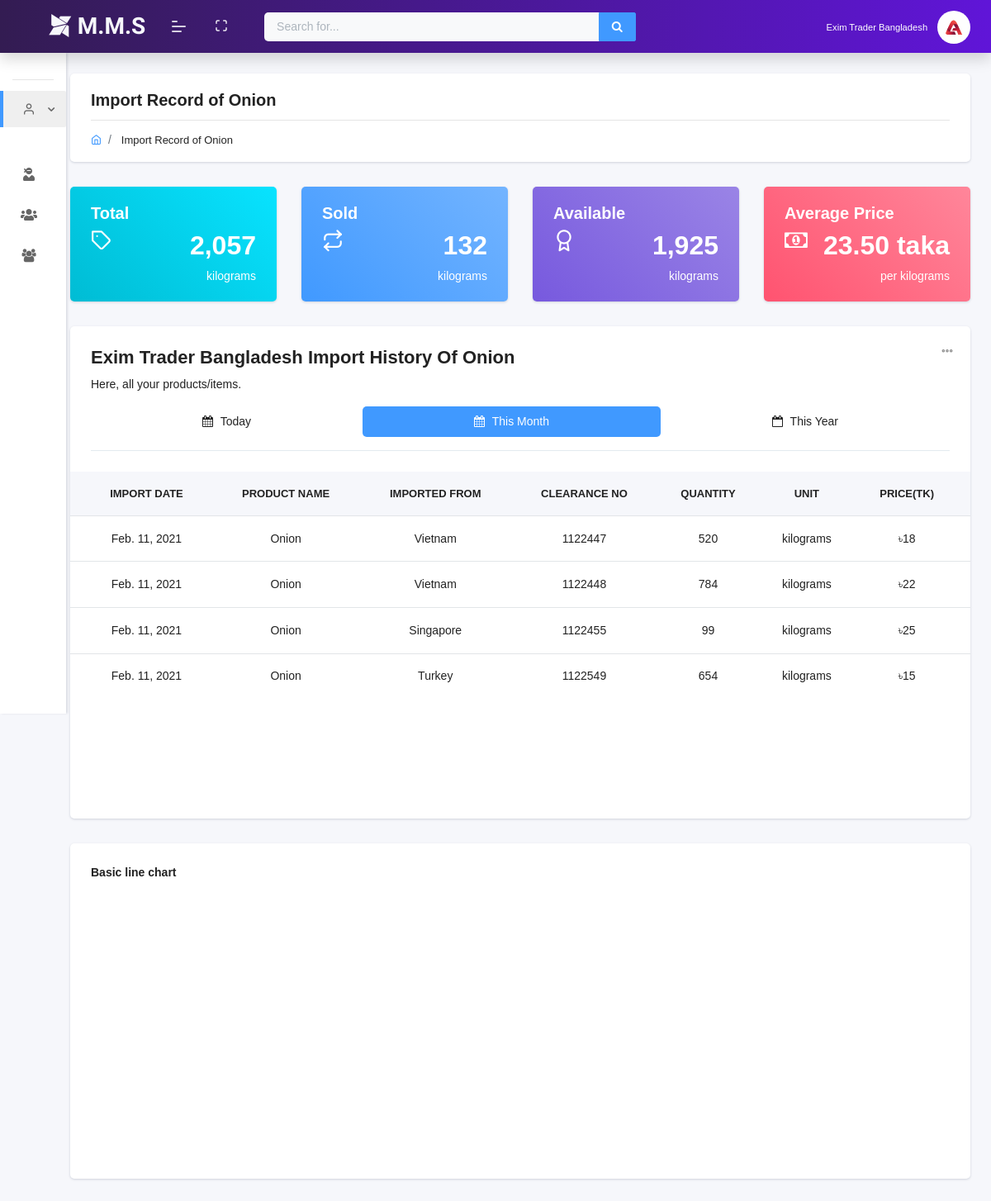
The app's page /import-record/1/month (signed in), older data.
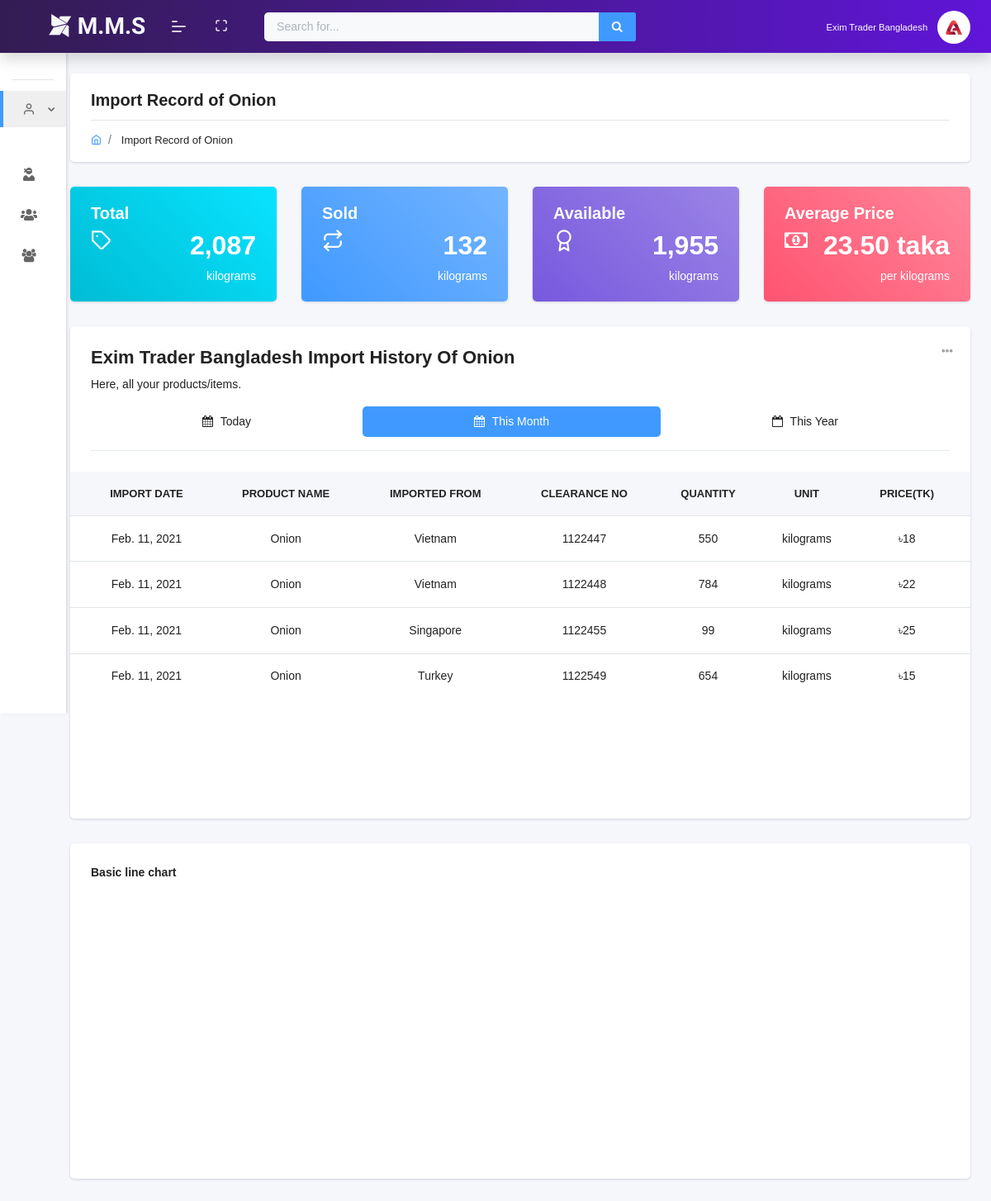
The same page, newer data.
### lenden/models.py (models this page shows, shortened)
class Chalan(models.Model):
    owner = models.ForeignKey(User, on_delete=models.CASCADE)
    product = models.ForeignKey(Product, on_delete=models.CASCADE)
    quantity = models.PositiveBigIntegerField(error_messages={
        'required': "Quantity must be provided"})
    unit = models.CharField(choices=UNIT, max_length=10,
                            blank=True, null=True, default="")
    imported_from = models.CharField(max_length=200)
    customs_clearance_no = models.PositiveBigIntegerField(unique=True, error_messages={
        'unique': "A user with that email already exists.",
    }, null=True, blank=True)
    price = models.PositiveIntegerField()
    import_date = models.DateField()
    created_at = models.DateField(auto_now_add=True)

class Product(models.Model):
    name = models.CharField(max_length=50)
    icon = models.ImageField(default='product.png', upload_to='product_images')

### lenden/views.py (the view, shortened to what this page needs)
# urls.py: path('import-record/<int:pro_id>/<str:time>', ImportRecordView.as_view(),
class ImportRecordView(ListView):
    model = Chalan
    template_name = 'lenden/import_product_details.html'
    context_object_name = 'chalans'
    def get_queryset(self):
        self.id = get_object_or_404(Product, id=self.kwargs['pro_id'])
        return Product.objects.filter(id=self.request.user.id)
    def get_context_data(self, **kwargs):
        context = super().get_context_data(**kwargs)
        time = self.kwargs['time']
        today = strftime("%d")
        month = strftime('%m')
        print(month)
        year = strftime('%Y')
        print(year)
        if not self.request.user.role == '':
            if time == 'today':
                print("TODAYS DATA IS SHOWING")
                my_chalan_for_individual_product = Chalan.objects.filter(
                    owner=self.request.user, product=self.id, import_date__day=today)
                average_price = Chalan.objects.filter(
                    owner=self.request.user, product=self.id, import_date__day=today).aggregate(Avg('price'))['price__avg']
                print(average_price)
                print("This is type", type(average_price))
                user_product_total_quantity = Chalan.objects.filter(
                    owner=self.request.user, product=self.id, import_date__day=today).aggregate(Sum('quantity'))['quantity__sum']
                user_total_sell_product_quantity = SellProduct.objects.filter(
                    seller=self.request.user, product=self.id, sell_date__day=today).aggregate(Sum('quantity'))['quantity__sum']
                unit_for_chalan = Chalan.objects.filter(
                    owner=self.request.user, product=self.id).values('unit').first()['unit']
            elif time == 'month':
                print("THIS MONTH DATA IS SHOWING")
                my_chalan_for_individual_product = Chalan.objects.filter(
                    owner=self.request.user, product=self.id, import_date__month=month)
                average_price = SellProduct.objects.filter(
                    seller=self.request.user, product=self.id, sell_date__month=month).aggregate(Avg('price'))['price__avg']
                user_product_total_quantity = Chalan.objects.filter(
                    owner=self.request.user, product=self.id, import_date__month=month).aggregate(Sum('quantity'))['quantity__sum']
                user_total_sell_product_quantity = SellProduct.objects.filter(
                    seller=self.request.user, product=self.id, sell_date__month=month).aggregate(Sum('quantity'))['quantity__sum']
                unit_for_chalan = Chalan.objects.filter(
                    owner=self.request.user, product=self.id).values('unit').first()['unit']
            if user_product_total_quantity == None:
                user_product_total_quantity = 0
            if user_total_sell_product_quantity == None:
                user_total_sell_product_quantity = 0
            context['product'] = Product.objects.filter(
                id=self.kwargs['pro_id']).first()
            context['total'] = user_product_total_quantity
            context['unit'] = unit_for_chalan
            context['sold'] = user_total_sell_product_quantity
            context['available'] = (user_product_total_quantity -
                                    user_total_sell_product_quantity)
            if average_price != None:
                context['average'] = f"{average_price:.2f}"
            else:
                context['average'] = 0
            context['chalans'] = my_chalan_for_individual_product
        return context

### templates/lenden/import_product_details.html (shortened to what this page needs)
{% extends "layouts/base.html" %} {% load static %}
{% block content %}
<div class="page-header">
  <div class="page-block">
    <div class="row align-items-center">
      <div class="col-md-12">
        <div class="page-header-title">
          <h5 class="m-b-10">
            {% if request.user.role == 'importer' %} Import {% else %} Buys
            {% endif %} Record of {{product.name}}
          </h5>
        </div>
        <ul class="breadcrumb">
          <li class="breadcrumb-item">
            <a href="{% url 'accounts:home' %}"
              ><i class="feather icon-home"></i
            ></a>
          </li>
          <li class="breadcrumb-item">
            <a href="#"
              >{% if request.user.role == 'importer' %} Import {% else %} Buys
              {% endif %} Record of {{product.name}}</a
            >
          </li>
        </ul>
      </div>
    </div>
  </div>
</div>
<div class="row">{% include 'includes/product/card.html' %}</div>
<div id="product_table" class="row">
  {% include 'includes/product/import_product_table.html' %}
</div>
<div id="product_chart" class="row">
  {% include "includes/product/import_product_chart.html" %}
</div>
{% endblock content %}

### templates/includes/product/import_product_table.html (shortened to what this page needs)
{% load humanize %}
<div class="col-12">
    <div class="card table-card">
        <div class="card-header">
            <h4>{{ request.user.username }} Import History Of <span id='product_name'>{{product.name}}</span></h4>
            <span class="d-block m-t-5">Here, all your products/items.</span></h5>
            <div class="card-header-right">
                <div class="btn-group card-option">
                    <button type="button" class="btn dropdown-toggle" data-toggle="dropdown" aria-haspopup="true" aria-expanded="false">
                <i class="feather icon-more-horizontal"></i>
                </button>
                </div>
            </div>
            <ul class="nav nav-pills nav-fill mt-3 border-bottom pb-3" id="pills-tab" role="tablist">
                <li class="nav-item">
                    <a class="nav-link active" id="pills-today-tab" href="/import-record/{{product.id}}/{{ 'today' }}" role="tab" aria-controls="pills-today" aria-selected="true"><i class="fa fa-calendar m-r-5"></i> Today </a>
            </li>
                <li class="nav-item">
                    <a class="nav-link active" id="pills-this-month-tab" href="/import-record/{{product.id}}/{{ 'month' }}" aria-selected="true"><i class="fa fa-calendar m-r-5"></i> This Month</a>
                </li>
                <li class="nav-item">
                    <a class="nav-link" id="pills-this-year-tab" href="/import-record/{{product.id}}/{{ 'year' }}" aria-selected="false "><i class="fa fa-calendar-o m-r-5 "></i> This Year</a>
            </li>
            </ul>
        </div>
        <div class="card-body p-0 ">
            <div class="tab-content " id="pills-tabContent ">
            <div
                class="tab-pane fade"
                id="pills-this-month"
                role="tabpanel"
                aria-labelledby="pills-this-month-tab"
            >
                <div class="table-responsive ">
                <div
                    class="customer-scroll ps ps--active-x ps--active-y "
                    style="height: 420px; position: relative "
                >
                    <table class="table table-hover m-b-0 text-center ">
                    <thead>
                        <tr>
                    <th>Import Date</th>
                    <th>Product Name</th>
                    <th>Imported From</th>
                    <th>Clearance No</th>
                    <th>Quantity</th>
                    <th>Unit</th>
                    <th>Price(TK)</th>
                        </tr>
                    </thead>
                    <tbody>
                    {% for object in chalans %}
                    <tr>
                    <td>{{object.import_date}}</td>
                    <td>{{object.product.name}}</td>
                    <td>{{object.imported_from}}</td>
                    <td>{{object.customs_clearance_no}}</td>
                    <td>{{object.quantity}}</td>
                    <td>{{object.unit}}</td>
                    <td>৳{{object.price|intcomma}}</td>
                    </tr>
                    {% endfor %}
                    </tbody>
                    </table>
                </div>
                </div>
            </div>
            </div>
        </div>
    </div>
</div>

Row changes from the older to the newer data that the page shows:
changed Chalan (number 1 of 4 on the later page): quantity "520" → "550"
Text that changed along with them:
{{ total|intcomma }}: "2,057" → "2,087"
{{ available|intcomma }}: "1,925" → "1,955"
